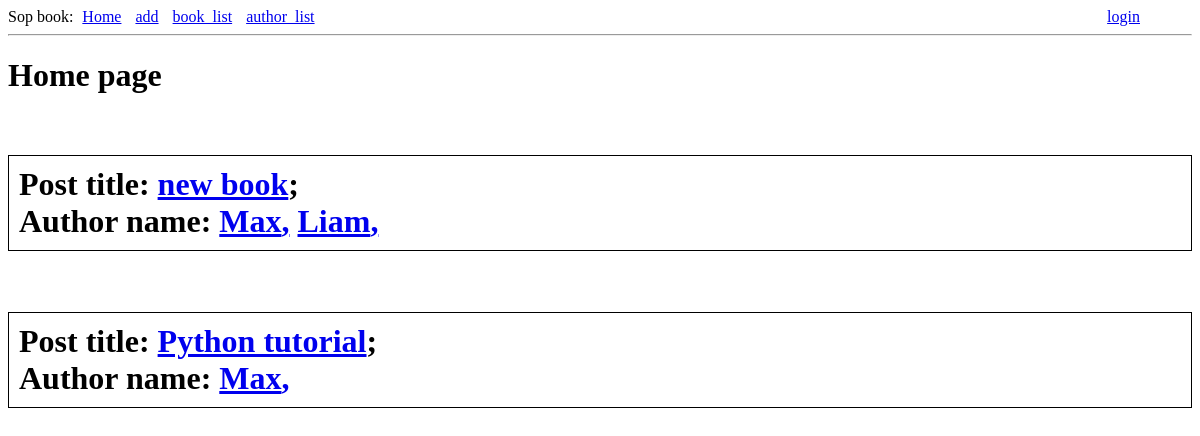
The page /index on the database as committed earlier.
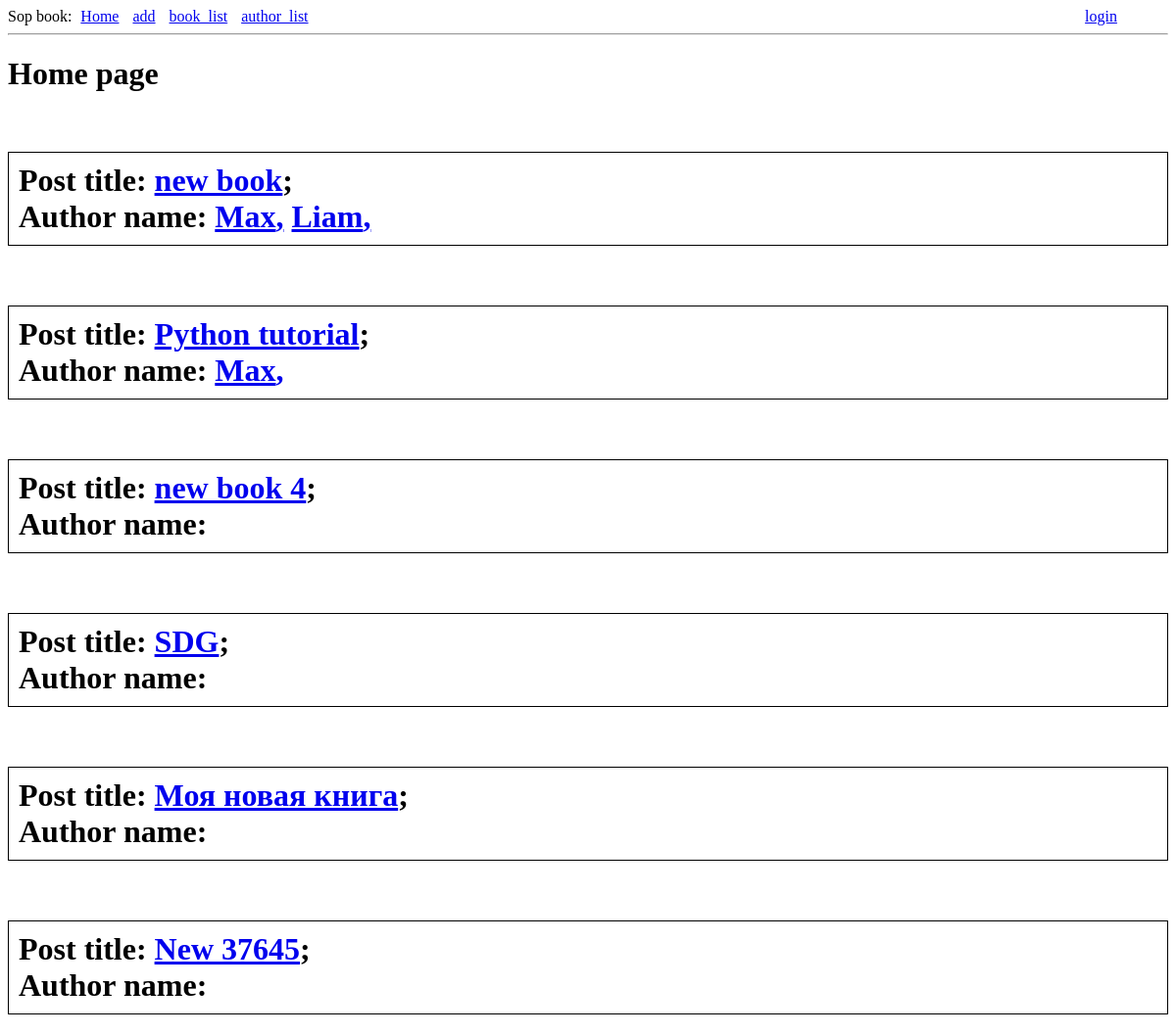
The same page on the database as committed later.
### app/models.py (models this page shows)
class Book(db.Model):
    __tablename__ = 'book'
    book_id = db.Column(db.Integer, primary_key=True)
    book_name = db.Column(db.String(128), unique=True)
    authors = db.relationship("Author", secondary=book_author)

class Author(db.Model):
    __tablename__ = 'author'
    author_id = db.Column(db.Integer, primary_key=True)
    author_fistName = db.Column(db.String(64))

### app/routes.py (the view)
@app.route('/')
@app.route('/index')
def index():
    book = Book.query.all()
    return render_template('index.html', title='Home page', book=book)

### app/templates/index.html (shortened to what this page needs)
{% extends "base.html" %}
{% block content %}
<h1>{{ title }}</h1>
{% for books in book %}
<br>
        <h1 style="border: solid 1px #000; padding: 10px;" >Post title: <a href="{{ url_for('book_detail', bookid=books.book_id) }}"> {{ books.book_name }}</a>;   <br>
          Author name:
                {% for authors in books.authors %}
            <a href="{{ url_for('author_detail', authorid=authors.author_id) }}">  {{ authors.author_fistName }},</a>
                {% endfor %}
        </h1>
{% endfor %}
{% endblock %}

### app/templates/base.html (shortened to what this page needs)
<html>
    <head>
    </head>
    <body>
        <div>Sop book: <a style="margin-left: 5px" href="{{ url_for('index') }}">Home</a>
            <a style="margin-left: 10px" href="{{ url_for('add_book') }}">add</a>
            <a style="margin-left: 10px" href="{{ url_for('book_list') }}">book_list</a>
            <a style="margin-left: 10px" href="{{ url_for('author_list') }}">author_list</a>
            <a style="right: 5%; position: absolute;" href="{{ url_for('login') }}">login</a>
        </div>
        <hr>
        {% block content %}{% endblock %}
    </body>
</html>

Rows that differ between the two databases and show on the page:
added Book: book_name "new book 4"
added Book: book_name "SDG"
added Book: book_name "Моя новая книга"
added Book: book_name "New 37645"
